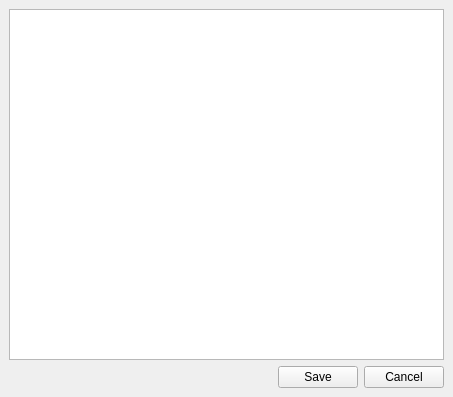
<ui version="4.0" >
 <author></author>
 <comment></comment>
 <exportmacro></exportmacro>
 <class>texteditor</class>
 <widget class="QWidget" name="texteditor" >
  <property name="geometry" >
   <rect>
    <x>0</x>
    <y>0</y>
    <width>453</width>
    <height>397</height>
   </rect>
  </property>
  <property name="windowTitle" >
   <string>Text Editor</string>
  </property>
  <layout class="QVBoxLayout" >
   <property name="margin" >
    <number>9</number>
   </property>
   <property name="spacing" >
    <number>6</number>
   </property>
   <item>
    <widget class="QTextEdit" name="Text_textEdit" />
   </item>
   <item>
    <layout class="QHBoxLayout" >
     <property name="margin" >
      <number>0</number>
     </property>
     <property name="spacing" >
      <number>6</number>
     </property>
     <item>
      <spacer>
       <property name="orientation" >
        <enum>Qt::Horizontal</enum>
       </property>
       <property name="sizeHint" >
        <size>
         <width>40</width>
         <height>20</height>
        </size>
       </property>
      </spacer>
     </item>
     <item>
      <widget class="QPushButton" name="Save_pushButton" >
       <property name="text" >
        <string>Save</string>
       </property>
      </widget>
     </item>
     <item>
      <widget class="QPushButton" name="Cancel_pushButton" >
       <property name="text" >
        <string>Cancel</string>
       </property>
      </widget>
     </item>
    </layout>
   </item>
  </layout>
 </widget>
 <pixmapfunction></pixmapfunction>
 <resources/>
 <connections/>
</ui>
